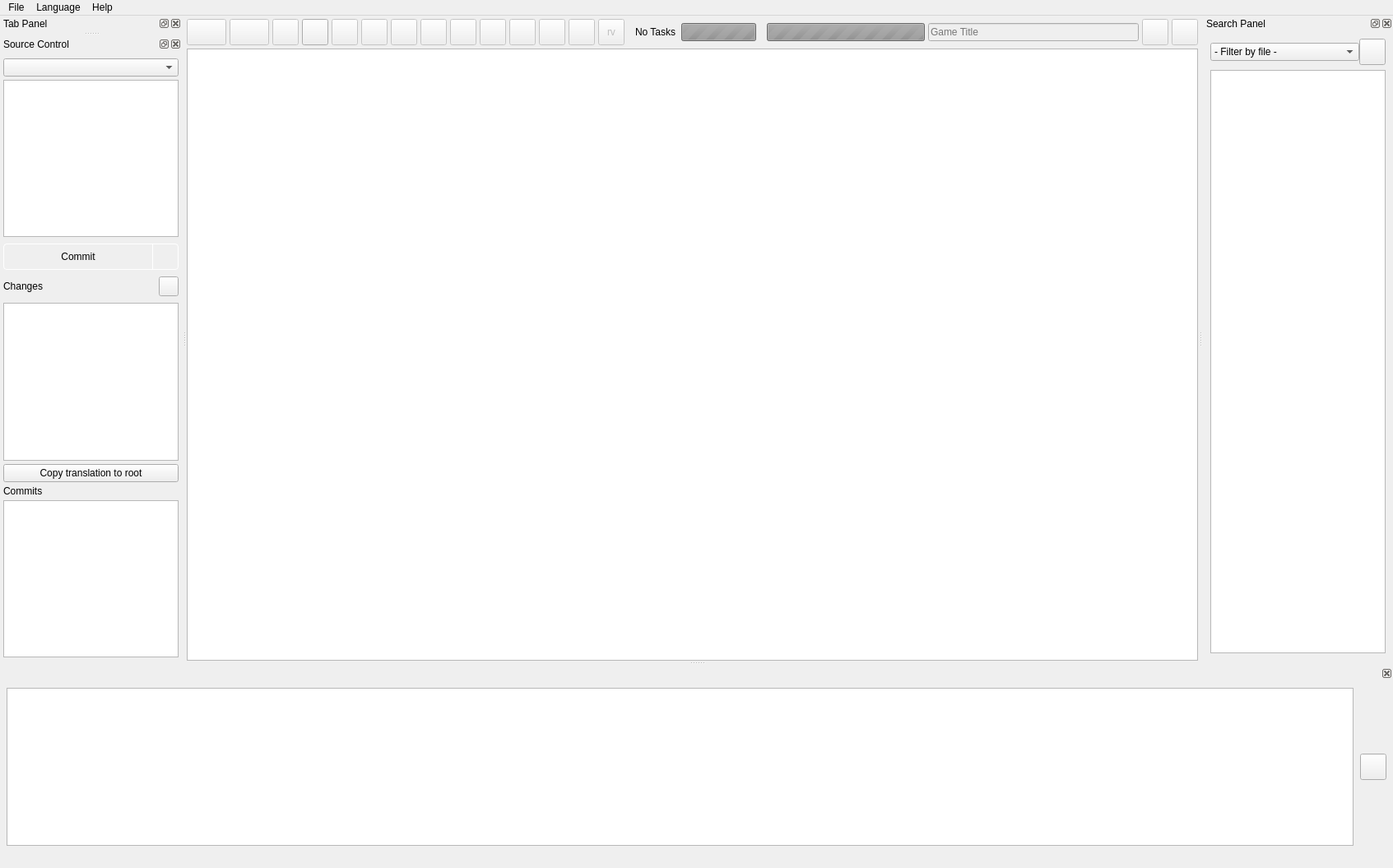
<?xml version="1.0" encoding="UTF-8"?>
<ui version="4.0">
 <class>mainWindow</class>
 <widget class="MainWindow" name="mainWindow">
  <property name="geometry">
   <rect>
    <x>0</x>
    <y>0</y>
    <width>1693</width>
    <height>1055</height>
   </rect>
  </property>
  <property name="sizePolicy">
   <sizepolicy hsizetype="Expanding" vsizetype="Expanding">
    <horstretch>0</horstretch>
    <verstretch>0</verstretch>
   </sizepolicy>
  </property>
  <property name="minimumSize">
   <size>
    <width>32</width>
    <height>32</height>
   </size>
  </property>
  <property name="windowTitle">
   <string notr="true">RPGMTranslate</string>
  </property>
  <property name="autoFillBackground">
   <bool>false</bool>
  </property>
  <property name="tabShape">
   <enum>QTabWidget::TabShape::Rounded</enum>
  </property>
  <widget class="QWidget" name="centralwidget">
   <property name="sizePolicy">
    <sizepolicy hsizetype="Expanding" vsizetype="Expanding">
     <horstretch>0</horstretch>
     <verstretch>0</verstretch>
    </sizepolicy>
   </property>
   <layout class="QVBoxLayout" name="verticalLayout">
    <property name="spacing">
     <number>0</number>
    </property>
    <property name="leftMargin">
     <number>0</number>
    </property>
    <property name="topMargin">
     <number>0</number>
    </property>
    <property name="rightMargin">
     <number>0</number>
    </property>
    <property name="bottomMargin">
     <number>0</number>
    </property>
    <item>
     <widget class="QWidget" name="controlContainer" native="true">
      <property name="sizePolicy">
       <sizepolicy hsizetype="MinimumExpanding" vsizetype="Preferred">
        <horstretch>0</horstretch>
        <verstretch>0</verstretch>
       </sizepolicy>
      </property>
      <property name="maximumSize">
       <size>
        <width>16777215</width>
        <height>128</height>
       </size>
      </property>
      <property name="contextMenuPolicy">
       <enum>Qt::ContextMenuPolicy::CustomContextMenu</enum>
      </property>
      <layout class="QHBoxLayout" name="controlLayout" stretch="0,0,0,0,0,0,0,0,0,0,0,0,0,0,0,0,0,0">
       <property name="spacing">
        <number>4</number>
       </property>
       <property name="sizeConstraint">
        <enum>QLayout::SizeConstraint::SetDefaultConstraint</enum>
       </property>
       <property name="leftMargin">
        <number>0</number>
       </property>
       <property name="topMargin">
        <number>0</number>
       </property>
       <property name="rightMargin">
        <number>0</number>
       </property>
       <property name="bottomMargin">
        <number>0</number>
       </property>
       <item>
        <widget class="QToolButton" name="tabPanelButton">
         <property name="enabled">
          <bool>false</bool>
         </property>
         <property name="sizePolicy">
          <sizepolicy hsizetype="Fixed" vsizetype="Fixed">
           <horstretch>0</horstretch>
           <verstretch>0</verstretch>
          </sizepolicy>
         </property>
         <property name="minimumSize">
          <size>
           <width>48</width>
           <height>32</height>
          </size>
         </property>
         <property name="maximumSize">
          <size>
           <width>48</width>
           <height>32</height>
          </size>
         </property>
         <property name="font">
          <font>
           <family>Noto Sans</family>
          </font>
         </property>
         <property name="toolTip">
          <string>Tab Panel</string>
         </property>
         <property name="text">
          <string/>
         </property>
         <property name="icon">
          <iconset resource="../../resources.qrc">
           <normaloff>:/icons/menu.svg</normaloff>:/icons/menu.svg</iconset>
         </property>
         <property name="iconSize">
          <size>
           <width>20</width>
           <height>20</height>
          </size>
         </property>
        </widget>
       </item>
       <item>
        <widget class="QToolButton" name="saveButton">
         <property name="enabled">
          <bool>false</bool>
         </property>
         <property name="sizePolicy">
          <sizepolicy hsizetype="Fixed" vsizetype="Fixed">
           <horstretch>0</horstretch>
           <verstretch>0</verstretch>
          </sizepolicy>
         </property>
         <property name="minimumSize">
          <size>
           <width>48</width>
           <height>32</height>
          </size>
         </property>
         <property name="maximumSize">
          <size>
           <width>48</width>
           <height>32</height>
          </size>
         </property>
         <property name="toolTip">
          <string>Save</string>
         </property>
         <property name="text">
          <string/>
         </property>
         <property name="icon">
          <iconset resource="../../resources.qrc">
           <normaloff>:/icons/save.svg</normaloff>:/icons/save.svg</iconset>
         </property>
         <property name="iconSize">
          <size>
           <width>20</width>
           <height>20</height>
          </size>
         </property>
        </widget>
       </item>
       <item>
        <widget class="QToolButton" name="writeButton">
         <property name="enabled">
          <bool>false</bool>
         </property>
         <property name="sizePolicy">
          <sizepolicy hsizetype="Fixed" vsizetype="Fixed">
           <horstretch>0</horstretch>
           <verstretch>0</verstretch>
          </sizepolicy>
         </property>
         <property name="minimumSize">
          <size>
           <width>32</width>
           <height>32</height>
          </size>
         </property>
         <property name="maximumSize">
          <size>
           <width>32</width>
           <height>32</height>
          </size>
         </property>
         <property name="toolTip">
          <string>Write</string>
         </property>
         <property name="text">
          <string/>
         </property>
         <property name="icon">
          <iconset resource="../../resources.qrc">
           <normaloff>:/icons/manufacturing.svg</normaloff>:/icons/manufacturing.svg</iconset>
         </property>
         <property name="iconSize">
          <size>
           <width>20</width>
           <height>20</height>
          </size>
         </property>
        </widget>
       </item>
       <item>
        <widget class="QToolButton" name="openFolderButton">
         <property name="sizePolicy">
          <sizepolicy hsizetype="Fixed" vsizetype="Fixed">
           <horstretch>0</horstretch>
           <verstretch>0</verstretch>
          </sizepolicy>
         </property>
         <property name="minimumSize">
          <size>
           <width>32</width>
           <height>32</height>
          </size>
         </property>
         <property name="maximumSize">
          <size>
           <width>32</width>
           <height>32</height>
          </size>
         </property>
         <property name="toolTip">
          <string>Open Folder</string>
         </property>
         <property name="text">
          <string/>
         </property>
         <property name="icon">
          <iconset resource="../../resources.qrc">
           <normaloff>:/icons/folder_open.svg</normaloff>:/icons/folder_open.svg</iconset>
         </property>
         <property name="iconSize">
          <size>
           <width>20</width>
           <height>20</height>
          </size>
         </property>
        </widget>
       </item>
       <item>
        <widget class="QToolButton" name="searchButton">
         <property name="enabled">
          <bool>false</bool>
         </property>
         <property name="sizePolicy">
          <sizepolicy hsizetype="Fixed" vsizetype="Fixed">
           <horstretch>0</horstretch>
           <verstretch>0</verstretch>
          </sizepolicy>
         </property>
         <property name="minimumSize">
          <size>
           <width>32</width>
           <height>32</height>
          </size>
         </property>
         <property name="maximumSize">
          <size>
           <width>32</width>
           <height>32</height>
          </size>
         </property>
         <property name="toolTip">
          <string>Search</string>
         </property>
         <property name="text">
          <string/>
         </property>
         <property name="icon">
          <iconset resource="../../resources.qrc">
           <normaloff>:/icons/search.svg</normaloff>:/icons/search.svg</iconset>
         </property>
         <property name="iconSize">
          <size>
           <width>20</width>
           <height>20</height>
          </size>
         </property>
         <property name="checkable">
          <bool>false</bool>
         </property>
        </widget>
       </item>
       <item>
        <widget class="QToolButton" name="batchButton">
         <property name="enabled">
          <bool>false</bool>
         </property>
         <property name="sizePolicy">
          <sizepolicy hsizetype="Fixed" vsizetype="Fixed">
           <horstretch>0</horstretch>
           <verstretch>0</verstretch>
          </sizepolicy>
         </property>
         <property name="minimumSize">
          <size>
           <width>32</width>
           <height>32</height>
          </size>
         </property>
         <property name="maximumSize">
          <size>
           <width>32</width>
           <height>32</height>
          </size>
         </property>
         <property name="toolTip">
          <string>Batch Menu</string>
         </property>
         <property name="text">
          <string/>
         </property>
         <property name="icon">
          <iconset resource="../../resources.qrc">
           <normaloff>:/icons/construction.svg</normaloff>:/icons/construction.svg</iconset>
         </property>
         <property name="iconSize">
          <size>
           <width>20</width>
           <height>20</height>
          </size>
         </property>
         <property name="checkable">
          <bool>false</bool>
         </property>
        </widget>
       </item>
       <item>
        <widget class="QToolButton" name="glossaryButton">
         <property name="enabled">
          <bool>false</bool>
         </property>
         <property name="sizePolicy">
          <sizepolicy hsizetype="Fixed" vsizetype="Fixed">
           <horstretch>0</horstretch>
           <verstretch>0</verstretch>
          </sizepolicy>
         </property>
         <property name="minimumSize">
          <size>
           <width>32</width>
           <height>32</height>
          </size>
         </property>
         <property name="maximumSize">
          <size>
           <width>32</width>
           <height>32</height>
          </size>
         </property>
         <property name="toolTip">
          <string>Glossary Menu</string>
         </property>
         <property name="text">
          <string/>
         </property>
         <property name="icon">
          <iconset resource="../../resources.qrc">
           <normaloff>:/icons/book_3.svg</normaloff>:/icons/book_3.svg</iconset>
         </property>
         <property name="iconSize">
          <size>
           <width>20</width>
           <height>20</height>
          </size>
         </property>
         <property name="checkable">
          <bool>false</bool>
         </property>
        </widget>
       </item>
       <item>
        <widget class="QToolButton" name="matchMenuButton">
         <property name="enabled">
          <bool>false</bool>
         </property>
         <property name="sizePolicy">
          <sizepolicy hsizetype="Fixed" vsizetype="Fixed">
           <horstretch>0</horstretch>
           <verstretch>0</verstretch>
          </sizepolicy>
         </property>
         <property name="minimumSize">
          <size>
           <width>32</width>
           <height>32</height>
          </size>
         </property>
         <property name="maximumSize">
          <size>
           <width>32</width>
           <height>32</height>
          </size>
         </property>
         <property name="toolTip">
          <string>Match Menu</string>
         </property>
         <property name="text">
          <string/>
         </property>
         <property name="icon">
          <iconset resource="../../resources.qrc">
           <normaloff>:/icons/lab_profile.svg</normaloff>:/icons/lab_profile.svg</iconset>
         </property>
         <property name="iconSize">
          <size>
           <width>20</width>
           <height>20</height>
          </size>
         </property>
         <property name="checkable">
          <bool>false</bool>
         </property>
        </widget>
       </item>
       <item>
        <widget class="QToolButton" name="translationsButton">
         <property name="enabled">
          <bool>false</bool>
         </property>
         <property name="sizePolicy">
          <sizepolicy hsizetype="Fixed" vsizetype="Fixed">
           <horstretch>0</horstretch>
           <verstretch>0</verstretch>
          </sizepolicy>
         </property>
         <property name="minimumSize">
          <size>
           <width>32</width>
           <height>32</height>
          </size>
         </property>
         <property name="maximumSize">
          <size>
           <width>32</width>
           <height>32</height>
          </size>
         </property>
         <property name="toolTip">
          <string>Translations Menu</string>
         </property>
         <property name="text">
          <string/>
         </property>
         <property name="icon">
          <iconset resource="../../resources.qrc">
           <normaloff>:/icons/translate.svg</normaloff>:/icons/translate.svg</iconset>
         </property>
         <property name="iconSize">
          <size>
           <width>20</width>
           <height>20</height>
          </size>
         </property>
         <property name="checkable">
          <bool>false</bool>
         </property>
        </widget>
       </item>
       <item>
        <widget class="QToolButton" name="bookmarksButton">
         <property name="enabled">
          <bool>false</bool>
         </property>
         <property name="sizePolicy">
          <sizepolicy hsizetype="Fixed" vsizetype="Fixed">
           <horstretch>0</horstretch>
           <verstretch>0</verstretch>
          </sizepolicy>
         </property>
         <property name="minimumSize">
          <size>
           <width>32</width>
           <height>32</height>
          </size>
         </property>
         <property name="maximumSize">
          <size>
           <width>32</width>
           <height>32</height>
          </size>
         </property>
         <property name="toolTip">
          <string>Bookmarks</string>
         </property>
         <property name="text">
          <string/>
         </property>
         <property name="icon">
          <iconset resource="../../resources.qrc">
           <normaloff>:/icons/bookmarks.svg</normaloff>:/icons/bookmarks.svg</iconset>
         </property>
         <property name="iconSize">
          <size>
           <width>20</width>
           <height>20</height>
          </size>
         </property>
         <property name="arrowType">
          <enum>Qt::ArrowType::NoArrow</enum>
         </property>
        </widget>
       </item>
       <item>
        <widget class="QToolButton" name="sourceControlButton">
         <property name="enabled">
          <bool>false</bool>
         </property>
         <property name="minimumSize">
          <size>
           <width>32</width>
           <height>32</height>
          </size>
         </property>
         <property name="maximumSize">
          <size>
           <width>32</width>
           <height>32</height>
          </size>
         </property>
         <property name="text">
          <string/>
         </property>
         <property name="icon">
          <iconset resource="../../resources.qrc">
           <normaloff>:/icons/commit.svg</normaloff>:/icons/commit.svg</iconset>
         </property>
         <property name="iconSize">
          <size>
           <width>20</width>
           <height>20</height>
          </size>
         </property>
        </widget>
       </item>
       <item>
        <widget class="QToolButton" name="assetsButton">
         <property name="enabled">
          <bool>false</bool>
         </property>
         <property name="minimumSize">
          <size>
           <width>32</width>
           <height>32</height>
          </size>
         </property>
         <property name="maximumSize">
          <size>
           <width>32</width>
           <height>32</height>
          </size>
         </property>
         <property name="text">
          <string/>
         </property>
         <property name="icon">
          <iconset resource="../../resources.qrc">
           <normaloff>:/icons/stock_media.svg</normaloff>:/icons/stock_media.svg</iconset>
         </property>
         <property name="iconSize">
          <size>
           <width>20</width>
           <height>20</height>
          </size>
         </property>
        </widget>
       </item>
       <item>
        <widget class="QToolButton" name="lineLengthButton">
         <property name="enabled">
          <bool>false</bool>
         </property>
         <property name="minimumSize">
          <size>
           <width>32</width>
           <height>32</height>
          </size>
         </property>
         <property name="maximumSize">
          <size>
           <width>32</width>
           <height>32</height>
          </size>
         </property>
         <property name="toolTip">
          <string>Line Length Limit</string>
         </property>
         <property name="text">
          <string/>
         </property>
         <property name="icon">
          <iconset resource="../../resources.qrc">
           <normaloff>:/icons/subtitles.svg</normaloff>:/icons/subtitles.svg</iconset>
         </property>
         <property name="iconSize">
          <size>
           <width>20</width>
           <height>20</height>
          </size>
         </property>
        </widget>
       </item>
       <item>
        <widget class="QToolButton" name="rvpackerButton">
         <property name="enabled">
          <bool>false</bool>
         </property>
         <property name="sizePolicy">
          <sizepolicy hsizetype="Fixed" vsizetype="Fixed">
           <horstretch>0</horstretch>
           <verstretch>0</verstretch>
          </sizepolicy>
         </property>
         <property name="minimumSize">
          <size>
           <width>32</width>
           <height>32</height>
          </size>
         </property>
         <property name="maximumSize">
          <size>
           <width>32</width>
           <height>32</height>
          </size>
         </property>
         <property name="toolTip">
          <string notr="true">rvpacker-txt-rs</string>
         </property>
         <property name="text">
          <string notr="true">rv</string>
         </property>
         <property name="iconSize">
          <size>
           <width>0</width>
           <height>0</height>
          </size>
         </property>
        </widget>
       </item>
       <item>
        <widget class="QWidget" name="widget_2" native="true">
         <layout class="QHBoxLayout" name="horizontalLayout_2">
          <item>
           <widget class="QLabel" name="taskLabel">
            <property name="text">
             <string>No Tasks</string>
            </property>
           </widget>
          </item>
          <item>
           <widget class="QProgressBar" name="taskProgressBar">
            <property name="enabled">
             <bool>false</bool>
            </property>
            <property name="toolTip">
             <string>Displays task progress, in processed lines/total lines format.</string>
            </property>
            <property name="maximum">
             <number>0</number>
            </property>
            <property name="value">
             <number>0</number>
            </property>
            <property name="textVisible">
             <bool>true</bool>
            </property>
            <property name="format">
             <string notr="true">%v/%m</string>
            </property>
           </widget>
          </item>
         </layout>
        </widget>
       </item>
       <item alignment="Qt::AlignmentFlag::AlignRight">
        <widget class="QProgressBar" name="globalProgressBar">
         <property name="enabled">
          <bool>false</bool>
         </property>
         <property name="sizePolicy">
          <sizepolicy hsizetype="MinimumExpanding" vsizetype="Fixed">
           <horstretch>0</horstretch>
           <verstretch>0</verstretch>
          </sizepolicy>
         </property>
         <property name="minimumSize">
          <size>
           <width>192</width>
           <height>0</height>
          </size>
         </property>
         <property name="maximum">
          <number>0</number>
         </property>
         <property name="value">
          <number>0</number>
         </property>
         <property name="textDirection">
          <enum>QProgressBar::Direction::TopToBottom</enum>
         </property>
         <property name="format">
          <string notr="true">%v/%m</string>
         </property>
        </widget>
       </item>
       <item alignment="Qt::AlignmentFlag::AlignRight">
        <widget class="QLineEdit" name="gameTitleInput">
         <property name="enabled">
          <bool>false</bool>
         </property>
         <property name="sizePolicy">
          <sizepolicy hsizetype="MinimumExpanding" vsizetype="Fixed">
           <horstretch>0</horstretch>
           <verstretch>0</verstretch>
          </sizepolicy>
         </property>
         <property name="minimumSize">
          <size>
           <width>256</width>
           <height>0</height>
          </size>
         </property>
         <property name="maxLength">
          <number>255</number>
         </property>
         <property name="placeholderText">
          <string>Game Title</string>
         </property>
        </widget>
       </item>
       <item>
        <widget class="QToolButton" name="locateProjectDirButton">
         <property name="enabled">
          <bool>false</bool>
         </property>
         <property name="minimumSize">
          <size>
           <width>32</width>
           <height>32</height>
          </size>
         </property>
         <property name="maximumSize">
          <size>
           <width>32</width>
           <height>32</height>
          </size>
         </property>
         <property name="text">
          <string/>
         </property>
         <property name="icon">
          <iconset resource="../../resources.qrc">
           <normaloff>:/icons/folder_code.svg</normaloff>:/icons/folder_code.svg</iconset>
         </property>
         <property name="iconSize">
          <size>
           <width>20</width>
           <height>20</height>
          </size>
         </property>
        </widget>
       </item>
       <item>
        <widget class="QToolButton" name="searchPanelButton">
         <property name="enabled">
          <bool>false</bool>
         </property>
         <property name="sizePolicy">
          <sizepolicy hsizetype="Fixed" vsizetype="Fixed">
           <horstretch>0</horstretch>
           <verstretch>0</verstretch>
          </sizepolicy>
         </property>
         <property name="minimumSize">
          <size>
           <width>32</width>
           <height>32</height>
          </size>
         </property>
         <property name="maximumSize">
          <size>
           <width>32</width>
           <height>32</height>
          </size>
         </property>
         <property name="toolTip">
          <string>Search Panel</string>
         </property>
         <property name="text">
          <string/>
         </property>
         <property name="icon">
          <iconset resource="../../resources.qrc">
           <normaloff>:/icons/dock.svg</normaloff>:/icons/dock.svg</iconset>
         </property>
         <property name="iconSize">
          <size>
           <width>20</width>
           <height>20</height>
          </size>
         </property>
         <property name="checkable">
          <bool>false</bool>
         </property>
        </widget>
       </item>
      </layout>
      <zorder>saveButton</zorder>
      <zorder>writeButton</zorder>
      <zorder>openFolderButton</zorder>
      <zorder>tabPanelButton</zorder>
      <zorder>globalProgressBar</zorder>
      <zorder>searchButton</zorder>
      <zorder>bookmarksButton</zorder>
      <zorder>batchButton</zorder>
      <zorder>rvpackerButton</zorder>
      <zorder>glossaryButton</zorder>
      <zorder>translationsButton</zorder>
      <zorder>gameTitleInput</zorder>
      <zorder>searchPanelButton</zorder>
      <zorder>matchMenuButton</zorder>
      <zorder>widget_2</zorder>
      <zorder>assetsButton</zorder>
      <zorder>lineLengthButton</zorder>
      <zorder>sourceControlButton</zorder>
      <zorder>locateProjectDirButton</zorder>
     </widget>
    </item>
    <item>
     <widget class="TranslationTable" name="translationTable"/>
    </item>
   </layout>
  </widget>
  <widget class="QMenuBar" name="menubar">
   <property name="geometry">
    <rect>
     <x>0</x>
     <y>0</y>
     <width>1693</width>
     <height>30</height>
    </rect>
   </property>
   <widget class="QMenu" name="menuFile">
    <property name="title">
     <string>File</string>
    </property>
    <addaction name="actionOpenFolder"/>
    <addaction name="separator"/>
    <addaction name="actionSettings"/>
    <addaction name="separator"/>
    <addaction name="actionRecentProjects"/>
    <addaction name="actionCloseProject"/>
    <addaction name="actionCloseTab"/>
    <addaction name="separator"/>
    <addaction name="actionExit"/>
   </widget>
   <widget class="QMenu" name="menuAbout">
    <property name="title">
     <string>Help</string>
    </property>
    <addaction name="actionAbout"/>
    <addaction name="actionDocumentation"/>
    <addaction name="actionCheckForUpdates"/>
   </widget>
   <widget class="QMenu" name="menuLanguage">
    <property name="title">
     <string>Language</string>
    </property>
    <addaction name="actionRussian"/>
    <addaction name="actionEnglish"/>
   </widget>
   <addaction name="menuFile"/>
   <addaction name="menuLanguage"/>
   <addaction name="menuAbout"/>
  </widget>
  <widget class="QStatusBar" name="statusBar">
   <property name="sizeGripEnabled">
    <bool>false</bool>
   </property>
  </widget>
  <widget class="SearchPanelDock" name="searchPanel">
   <property name="enabled">
    <bool>true</bool>
   </property>
   <property name="minimumSize">
    <size>
     <width>192</width>
     <height>213</height>
    </size>
   </property>
   <property name="features">
    <set>QDockWidget::DockWidgetFeature::DockWidgetClosable|QDockWidget::DockWidgetFeature::DockWidgetFloatable</set>
   </property>
   <property name="allowedAreas">
    <set>Qt::DockWidgetArea::RightDockWidgetArea</set>
   </property>
   <property name="windowTitle">
    <string>Search Panel</string>
   </property>
   <attribute name="dockWidgetArea">
    <number>2</number>
   </attribute>
   <widget class="QWidget" name="searchPanelWidget">
    <property name="minimumSize">
     <size>
      <width>192</width>
      <height>0</height>
     </size>
    </property>
    <layout class="QVBoxLayout" name="verticalLayout_2">
     <item>
      <widget class="QWidget" name="widget_3" native="true">
       <layout class="QHBoxLayout" name="horizontalLayout_3">
        <property name="spacing">
         <number>0</number>
        </property>
        <property name="leftMargin">
         <number>0</number>
        </property>
        <property name="topMargin">
         <number>0</number>
        </property>
        <property name="rightMargin">
         <number>0</number>
        </property>
        <property name="bottomMargin">
         <number>0</number>
        </property>
        <item>
         <widget class="QComboBox" name="fileSelect">
          <item>
           <property name="text">
            <string>- Filter by file -</string>
           </property>
          </item>
         </widget>
        </item>
        <item>
         <widget class="QPushButton" name="clearSearchPanelButton">
          <property name="minimumSize">
           <size>
            <width>32</width>
            <height>32</height>
           </size>
          </property>
          <property name="maximumSize">
           <size>
            <width>32</width>
            <height>32</height>
           </size>
          </property>
          <property name="text">
           <string/>
          </property>
          <property name="icon">
           <iconset resource="../../resources.qrc">
            <normaloff>:/icons/mop.svg</normaloff>:/icons/mop.svg</iconset>
          </property>
         </widget>
        </item>
       </layout>
      </widget>
     </item>
     <item>
      <widget class="SearchResultList" name="searchResultList">
       <property name="editTriggers">
        <set>QAbstractItemView::EditTrigger::NoEditTriggers</set>
       </property>
       <property name="showDropIndicator" stdset="0">
        <bool>false</bool>
       </property>
       <property name="defaultDropAction">
        <enum>Qt::DropAction::IgnoreAction</enum>
       </property>
       <property name="selectionMode">
        <enum>QAbstractItemView::SelectionMode::NoSelection</enum>
       </property>
       <property name="selectionBehavior">
        <enum>QAbstractItemView::SelectionBehavior::SelectItems</enum>
       </property>
       <property name="verticalScrollMode">
        <enum>QAbstractItemView::ScrollMode::ScrollPerPixel</enum>
       </property>
       <property name="horizontalScrollMode">
        <enum>QAbstractItemView::ScrollMode::ScrollPerPixel</enum>
       </property>
       <property name="layoutMode">
        <enum>QListView::LayoutMode::Batched</enum>
       </property>
       <property name="batchSize">
        <number>1000</number>
       </property>
      </widget>
     </item>
    </layout>
   </widget>
  </widget>
  <widget class="MatchMenu" name="matchMenu">
   <property name="features">
    <set>QDockWidget::DockWidgetFeature::DockWidgetClosable</set>
   </property>
   <property name="allowedAreas">
    <set>Qt::DockWidgetArea::BottomDockWidgetArea</set>
   </property>
   <attribute name="dockWidgetArea">
    <number>8</number>
   </attribute>
   <widget class="QWidget" name="matchMenuWidget">
    <layout class="QHBoxLayout" name="horizontalLayout_4">
     <property name="spacing">
      <number>8</number>
     </property>
     <property name="leftMargin">
      <number>8</number>
     </property>
     <property name="topMargin">
      <number>8</number>
     </property>
     <property name="rightMargin">
      <number>8</number>
     </property>
     <property name="bottomMargin">
      <number>8</number>
     </property>
     <item>
      <widget class="MatchTable" name="matchMenuTable">
       <property name="editTriggers">
        <set>QAbstractItemView::EditTrigger::NoEditTriggers</set>
       </property>
       <property name="tabKeyNavigation">
        <bool>false</bool>
       </property>
       <property name="showDropIndicator" stdset="0">
        <bool>false</bool>
       </property>
       <property name="dragDropOverwriteMode">
        <bool>false</bool>
       </property>
       <property name="selectionMode">
        <enum>QAbstractItemView::SelectionMode::NoSelection</enum>
       </property>
       <property name="verticalScrollMode">
        <enum>QAbstractItemView::ScrollMode::ScrollPerPixel</enum>
       </property>
       <property name="horizontalScrollMode">
        <enum>QAbstractItemView::ScrollMode::ScrollPerPixel</enum>
       </property>
       <property name="showGrid">
        <bool>true</bool>
       </property>
      </widget>
     </item>
     <item>
      <widget class="QPushButton" name="clearMatchMenuButton">
       <property name="sizePolicy">
        <sizepolicy hsizetype="Fixed" vsizetype="Fixed">
         <horstretch>0</horstretch>
         <verstretch>0</verstretch>
        </sizepolicy>
       </property>
       <property name="minimumSize">
        <size>
         <width>32</width>
         <height>32</height>
        </size>
       </property>
       <property name="maximumSize">
        <size>
         <width>32</width>
         <height>32</height>
        </size>
       </property>
       <property name="text">
        <string/>
       </property>
       <property name="icon">
        <iconset resource="../../resources.qrc">
         <normaloff>:/icons/mop.svg</normaloff>:/icons/mop.svg</iconset>
       </property>
       <property name="iconSize">
        <size>
         <width>20</width>
         <height>20</height>
        </size>
       </property>
      </widget>
     </item>
    </layout>
   </widget>
  </widget>
  <widget class="TabPanel" name="tabPanel">
   <property name="windowTitle">
    <string>Tab Panel</string>
   </property>
   <attribute name="dockWidgetArea">
    <number>1</number>
   </attribute>
  </widget>
  <widget class="SourceControlDock" name="sourceControlDock">
   <property name="windowTitle">
    <string>Source Control</string>
   </property>
   <attribute name="dockWidgetArea">
    <number>1</number>
   </attribute>
   <widget class="QWidget" name="dockWidgetContents_3">
    <layout class="QVBoxLayout" name="verticalLayout_4">
     <property name="spacing">
      <number>4</number>
     </property>
     <property name="leftMargin">
      <number>4</number>
     </property>
     <property name="topMargin">
      <number>4</number>
     </property>
     <property name="rightMargin">
      <number>4</number>
     </property>
     <property name="bottomMargin">
      <number>4</number>
     </property>
     <item>
      <widget class="QWidget" name="widget_6" native="true">
       <layout class="QHBoxLayout" name="horizontalLayout_6">
        <property name="spacing">
         <number>0</number>
        </property>
        <property name="leftMargin">
         <number>0</number>
        </property>
        <property name="topMargin">
         <number>0</number>
        </property>
        <property name="rightMargin">
         <number>0</number>
        </property>
        <property name="bottomMargin">
         <number>0</number>
        </property>
       </layout>
      </widget>
     </item>
     <item>
      <widget class="QWidget" name="widget" native="true">
       <layout class="QHBoxLayout" name="horizontalLayout_5">
        <property name="spacing">
         <number>0</number>
        </property>
        <property name="leftMargin">
         <number>0</number>
        </property>
        <property name="topMargin">
         <number>0</number>
        </property>
        <property name="rightMargin">
         <number>0</number>
        </property>
        <property name="bottomMargin">
         <number>0</number>
        </property>
        <item>
         <widget class="QComboBox" name="branchSelect"/>
        </item>
       </layout>
      </widget>
     </item>
     <item>
      <widget class="QWidget" name="widget_4" native="true">
       <layout class="QVBoxLayout" name="verticalLayout_3">
        <property name="spacing">
         <number>8</number>
        </property>
        <property name="leftMargin">
         <number>0</number>
        </property>
        <property name="topMargin">
         <number>0</number>
        </property>
        <property name="rightMargin">
         <number>0</number>
        </property>
        <property name="bottomMargin">
         <number>0</number>
        </property>
        <item>
         <widget class="QPlainTextEdit" name="commitMessageInput">
          <property name="sizePolicy">
           <sizepolicy hsizetype="Expanding" vsizetype="Maximum">
            <horstretch>0</horstretch>
            <verstretch>0</verstretch>
           </sizepolicy>
          </property>
          <property name="plainText">
           <string notr="true"/>
          </property>
          <property name="placeholderText">
           <string>Commit message...</string>
          </property>
         </widget>
        </item>
        <item>
         <widget class="QWidget" name="widget_5" native="true">
          <layout class="QHBoxLayout" name="horizontalLayout">
           <property name="spacing">
            <number>0</number>
           </property>
           <property name="leftMargin">
            <number>0</number>
           </property>
           <property name="topMargin">
            <number>0</number>
           </property>
           <property name="rightMargin">
            <number>0</number>
           </property>
           <property name="bottomMargin">
            <number>0</number>
           </property>
           <item>
            <widget class="QPushButton" name="commitButton">
             <property name="minimumSize">
              <size>
               <width>0</width>
               <height>32</height>
              </size>
             </property>
             <property name="styleSheet">
              <string notr="true">border: 1px solid palette(light);
background-color: palette(button);
border-right: none;
border-top-left-radius: 4px;
border-bottom-left-radius: 4px;</string>
             </property>
             <property name="text">
              <string>Commit</string>
             </property>
            </widget>
           </item>
           <item>
            <widget class="QToolButton" name="commitOptionsButton">
             <property name="sizePolicy">
              <sizepolicy hsizetype="Fixed" vsizetype="Fixed">
               <horstretch>0</horstretch>
               <verstretch>0</verstretch>
              </sizepolicy>
             </property>
             <property name="minimumSize">
              <size>
               <width>32</width>
               <height>32</height>
              </size>
             </property>
             <property name="maximumSize">
              <size>
               <width>32</width>
               <height>32</height>
              </size>
             </property>
             <property name="styleSheet">
              <string notr="true">QToolButton {
	border: 1px solid palette(light);
	background-color: palette(button);
	border-top-right-radius: 4px;
	border-bottom-right-radius: 4px;
}

QToolButton:hover {
	border: 1px solid palette(accent);
}
</string>
             </property>
             <property name="text">
              <string/>
             </property>
             <property name="icon">
              <iconset resource="../../resources.qrc">
               <normaloff>:/icons/keyboard_arrow_down.svg</normaloff>:/icons/keyboard_arrow_down.svg</iconset>
             </property>
             <property name="iconSize">
              <size>
               <width>20</width>
               <height>20</height>
              </size>
             </property>
            </widget>
           </item>
          </layout>
         </widget>
        </item>
        <item>
         <widget class="QWidget" name="widget_7" native="true">
          <layout class="QHBoxLayout" name="horizontalLayout_7">
           <property name="spacing">
            <number>0</number>
           </property>
           <property name="leftMargin">
            <number>0</number>
           </property>
           <property name="topMargin">
            <number>0</number>
           </property>
           <property name="rightMargin">
            <number>0</number>
           </property>
           <property name="bottomMargin">
            <number>0</number>
           </property>
           <item>
            <widget class="QLabel" name="label">
             <property name="text">
              <string>Changes</string>
             </property>
            </widget>
           </item>
           <item>
            <widget class="QToolButton" name="refreshChangesButton">
             <property name="minimumSize">
              <size>
               <width>24</width>
               <height>24</height>
              </size>
             </property>
             <property name="maximumSize">
              <size>
               <width>24</width>
               <height>24</height>
              </size>
             </property>
             <property name="statusTip">
              <string>Refresh Changes</string>
             </property>
             <property name="text">
              <string/>
             </property>
             <property name="icon">
              <iconset resource="../../resources.qrc">
               <normaloff>:/icons/refresh.svg</normaloff>:/icons/refresh.svg</iconset>
             </property>
             <property name="iconSize">
              <size>
               <width>16</width>
               <height>16</height>
              </size>
             </property>
            </widget>
           </item>
          </layout>
         </widget>
        </item>
        <item>
         <widget class="GitChangesList" name="gitChangesList"/>
        </item>
       </layout>
      </widget>
     </item>
     <item>
      <widget class="QPushButton" name="copyTranslationButton">
       <property name="text">
        <string>Copy translation to root</string>
       </property>
      </widget>
     </item>
     <item>
      <widget class="QLabel" name="label_2">
       <property name="text">
        <string>Commits</string>
       </property>
      </widget>
     </item>
     <item>
      <widget class="GitCommitList" name="commitList"/>
     </item>
    </layout>
   </widget>
  </widget>
  <action name="actionOpenFolder">
   <property name="icon">
    <iconset resource="../../resources.qrc">
     <normaloff>:/icons/folder_open.svg</normaloff>:/icons/folder_open.svg</iconset>
   </property>
   <property name="text">
    <string>Open Folder</string>
   </property>
  </action>
  <action name="actionExit">
   <property name="text">
    <string>Exit</string>
   </property>
  </action>
  <action name="actionAbout">
   <property name="text">
    <string>About RPGMTranslate</string>
   </property>
  </action>
  <action name="actionDocumentation">
   <property name="text">
    <string>Usage Documentation</string>
   </property>
  </action>
  <action name="actionRussian">
   <property name="text">
    <string notr="true">Русский</string>
   </property>
  </action>
  <action name="actionEnglish">
   <property name="text">
    <string notr="true">English</string>
   </property>
  </action>
  <action name="actionSettings">
   <property name="text">
    <string>Settings</string>
   </property>
  </action>
  <action name="actionCheckForUpdates">
   <property name="text">
    <string>Check For Updates</string>
   </property>
  </action>
  <action name="actionRecentProjects">
   <property name="text">
    <string>Recent Projects</string>
   </property>
  </action>
  <action name="actionCloseProject">
   <property name="text">
    <string>Close Project</string>
   </property>
  </action>
  <action name="actionCloseTab">
   <property name="text">
    <string>Close Tab</string>
   </property>
   <property name="shortcut">
    <string>Esc</string>
   </property>
  </action>
 </widget>
 <customwidgets>
  <customwidget>
   <class>MainWindow</class>
   <extends>QMainWindow</extends>
   <header>MainWindow.hpp</header>
   <container>1</container>
  </customwidget>
  <customwidget>
   <class>TranslationTable</class>
   <extends>QTableView</extends>
   <header>TranslationTable.hpp</header>
  </customwidget>
  <customwidget>
   <class>SearchPanelDock</class>
   <extends>QDockWidget</extends>
   <header>SearchPanelDock.hpp</header>
   <container>1</container>
  </customwidget>
  <customwidget>
   <class>MatchMenu</class>
   <extends>QDockWidget</extends>
   <header>MatchMenu.hpp</header>
   <container>1</container>
  </customwidget>
  <customwidget>
   <class>SearchResultList</class>
   <extends>QListView</extends>
   <header>SearchResultList.hpp</header>
  </customwidget>
  <customwidget>
   <class>MatchTable</class>
   <extends>QTableView</extends>
   <header>MatchTable.hpp</header>
  </customwidget>
  <customwidget>
   <class>TabPanel</class>
   <extends>QDockWidget</extends>
   <header>TabPanel.hpp</header>
   <container>1</container>
  </customwidget>
  <customwidget>
   <class>SourceControlDock</class>
   <extends>QDockWidget</extends>
   <header>SourceControlDock.hpp</header>
   <container>1</container>
  </customwidget>
  <customwidget>
   <class>GitChangesList</class>
   <extends>QListView</extends>
   <header>GitChangesList.hpp</header>
  </customwidget>
  <customwidget>
   <class>GitCommitList</class>
   <extends>QListView</extends>
   <header>GitCommitList.hpp</header>
  </customwidget>
 </customwidgets>
 <resources>
  <include location="../../resources.qrc"/>
 </resources>
 <connections/>
</ui>
